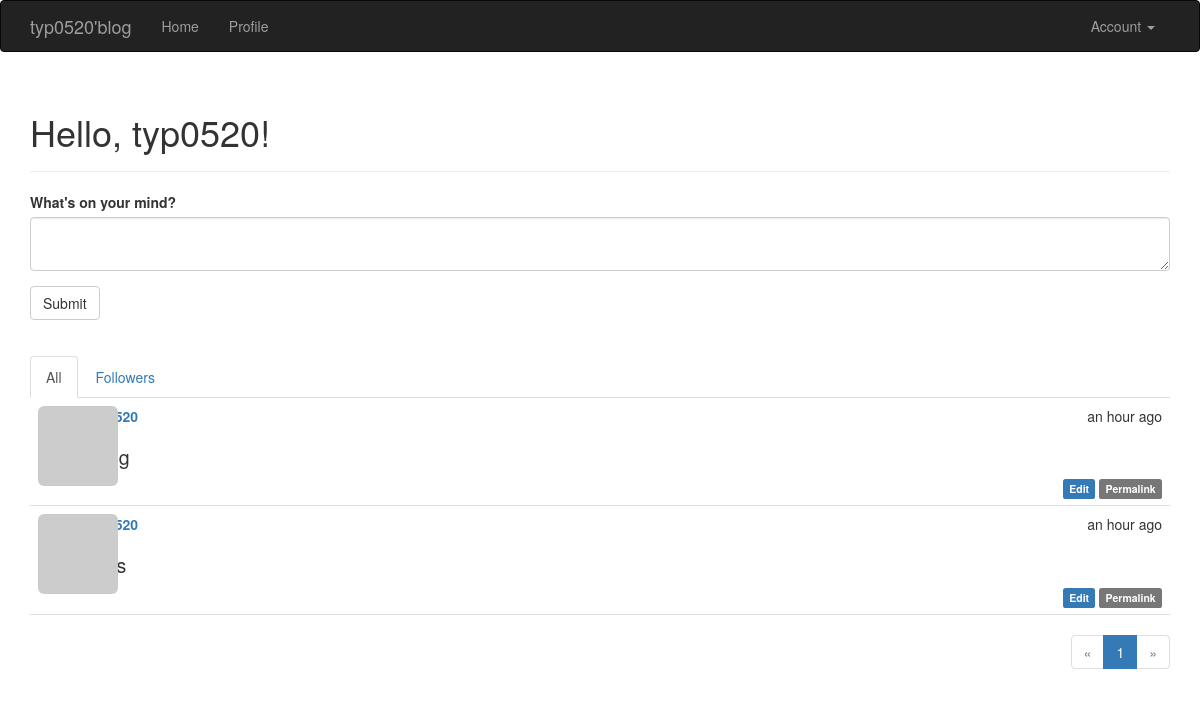
The page / (signed in) on the database its author committed.
### app/models.py (models this page shows, shortened)
class User(UserMixin, db.Model):
    __tablename__ = 'users'
    id = db.Column(db.Integer, primary_key=True)
    email = db.Column(db.String(64), unique=True, index=True)
    username = db.Column(db.String(64), unique=True, index=True)
    password_hash = db.Column(db.String(128))
    role_id = db.Column(db.Integer, db.ForeignKey('roles.id'))
    confirmed = db.Column(db.Boolean, default=False)
    name = db.Column(db.String(64))
    location = db.Column(db.String(64))
    about_me = db.Column(db.Text())
    member_since = db.Column(db.DateTime(), default=datetime.utcnow)
    last_seen = db.Column(db.DateTime(), default=datetime.utcnow)
    posts = db.relationship('Post', backref='author', lazy='dynamic')
    comments = db.relationship('Comment', backref='author', lazy='dynamic')
    followed = db.relationship('Follow',
                               foreign_keys=[Follow.follower_id],
                               backref=db.backref('follower', lazy='joined'),
                               lazy='dynamic',
                               cascade='all, delete-orphan')
    followers = db.relationship('Follow',
                               foreign_keys=[Follow.followed_id],
                               backref=db.backref('followed', lazy='joined'),
                               lazy='dynamic',
                               cascade='all, delete-orphan')
    @property
    def password(self):
        raise AttributeError('password is not a readable attribute')
    def can(self, permissions):
        return self.role is not None and (self.role.permissions & permissions) == permissions
    def gravatar(self, size=100, default='idention', rating='g'):
        url = 'http://www.gravatar.com/avatar'
        hash = hashlib.md5(self.email.encode('utf-8')).hexdigest()
        img = '{url}/{hash}?s={size}&r={rating}'.format(url=url, hash=hash, size=size, default=default, rating=rating)
        return img

class Post(db.Model):
    __tablename__ = 'posts'
    id = db.Column(db.Integer, primary_key=True)
    body = db.Column(db.Text)
    body_html = db.Column(db.Text)
    timestamp = db.Column(db.DateTime, index=True, default=datetime.utcnow)
    author_id = db.Column(db.Integer, db.ForeignKey('users.id'))

### app/main/views.py (the view)
@main.route('/', methods=['GET', 'POST'])
@login_required
def index():
    form = PostForm()
    if current_user.can(Permission.WRITE_ARTICLES) and \
            form.validate_on_submit():
        post = Post(body=form.body.data,
                    author=current_user._get_current_object())
        db.session.add(post)
        return redirect(url_for('.index'))
    page = request.args.get('page', 1, type=int)
    show_followed = False
    if current_user.is_authenticated:
        show_followed = bool(request.cookies.get('show_followed', ''))
    if show_followed:
        query = current_user.followed_posts
    else:
        query = Post.query
    pagination = query.order_by(Post.timestamp.desc()).paginate(page, per_page=10, error_out=False)
    posts = pagination.items
    return render_template('index.html', form=form, posts=posts, show_followed=show_followed, pagination=pagination)

### app/main/forms.py
class PostForm(FlaskForm):
    body = PageDownField("What's on your mind?", validators=[DataRequired()])
    submit = SubmitField('Submit')

### app/auth/views.py (called while the page is built)
@auth.before_app_request
def before_request():
    if current_user.is_authenticated:
        if not current_user.confirmed \
            and request.endpoint \
            and request.endpoint[:5] != 'auth.' \
            and request.endpoint != 'static':
            return redirect(url_for('auth.unconfirmed'))

### app/main/__init__.py (called while the page is built)
@main.app_context_processor
def inject_permissions():
    return dict(Permission=Permission)

### app/models.py (called while the page is built)
@login_manager.user_loader
def load_user(user_id):
    return User.query.get(int(user_id))

### app/templates/index.html (shortened to what this page needs)
{% extends "base.html" %}
{% import "bootstrap/wtf.html" as wtf %}
{% import "_macros.html" as macros %}
{% block page_content %}
    <div class="page-header">
        <h1>Hello, {% if current_user.is_authenticated %}{{ current_user.username }}{% else %}Stranger{% endif %}!</h1>
    </div>
    <div>
        {% if current_user.can(Permission.WRITE_ARTICLES) %}
            {{ wtf.quick_form(form) }}
        {% endif %}
    </div>
    <br />
    <div class="post-tabs">
        <ul class="nav nav-tabs">
            <li{% if not show_followed %} class="active"{% endif %}><a href="{{ url_for('.show_all') }}">All</a></li>
            {% if current_user.is_authenticated %}
                <li{% if show_followed %} class="active"{% endif %}><a
                        href="{{ url_for('.show_followed') }}">Followers</a></li>
            {% endif %}
        </ul>
        {% include '_posts.html' %}
    </div>
    {% if pagination %}
        <div class="pagination">
            {{ macros.pagination_widget(pagination, '.index') }}
        </div>
    {% endif %}
{% endblock %}

### app/templates/_posts.html
<ul class="posts">
    {% for post in posts %}
    <li class="post">
        <div class="post-thumbnail">
            <a href="{{ url_for('.user', username=post.author.username) }}">
                <img class="img-rounded profile-thumbnail" src="{{ post.author.gravatar(size=40) }}">
            </a>
        </div>
        <div class="post-content">
            <div class="post-date">{{ moment(post.timestamp).fromNow() }}</div>
            <div class="post-author"><a href="{{ url_for('.user', username=post.author.username) }}">{{ post.author.username }}</a></div>
            <div class="post-body">
                {% if post.body_html %}
                    {{ post.body_html | safe }}
                {% else %}
                    {{ post.body }}
                {% endif %}
            </div>
            <div class="post-footer">
                {% if current_user == post.author %}
                <a href="{{ url_for('.edit_post', id=post.id) }}">
                    <span class="label label-primary">Edit</span>
                </a>
                {% elif current_user.is_administrator() %}
                <a href="{{ url_for('.edit_post', id=post.id) }}">
                    <span class="label label-danger">Edit [Admin]</span>
                </a>
                {% endif %}
                <a href="{{ url_for('.post', id=post.id) }}">
                    <span class="label label-default">Permalink</span>
                </a>
            </div>
        </div>
    </li>
    {% endfor %}
</ul>

### app/static/styles.css (style rules this page uses)
.profile-thumbnail { position: absolute; }
div.post-tabs { margin-top: 16px; }
ul.posts { list-style-type: none; padding: 0px; margin: 16px 0px 0px 0px; border-top: 1px solid #e0e0e0; }
div.post-tabs ul.posts { margin: 0px; border-top: none; }
ul.posts li.post { padding: 8px; border-bottom: 1px solid #e0e0e0; }
div.post-date { float: right; }
div.post-author { font-weight: bold; }
div.post-thumbnail { position: absolute; }
div.post-content { margin-left: 48px; min-height: 48px; }
div.post-footer { text-align: right; }
div.pagination { width: 100%; text-align: right; padding: 0px; margin: 0px; }
.post-body h1 { font-size: 140%; }

### rows shown on the page
User: username "typ0520"
Post: timestamp "an hour ago"
Post: timestamp "an hour ago"

### other values the page prints
{{ p }} "1"
